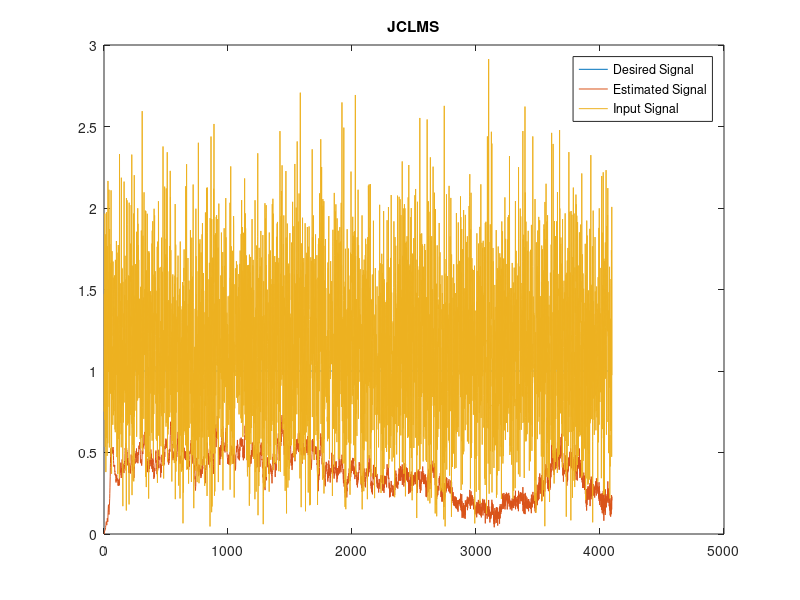

Recreate this plot in MATLAB.
%% JCLMS (Joint Complex Gradient Transversal Filter)

clear

% Constants (function input parameters)

SAMPLE_FREQUENCY = 1024;
SAMPLE_LENGTH = 4 * 1024;
FILTER_ORDER = 16;
ALPHA = 0.01;

% Input signal

fs = SAMPLE_FREQUENCY;
t = (0 : SAMPLE_LENGTH - 1)' / fs; % Time
s = exp(1j * 2 * pi * 50 * t); % Desired signal
noise = 0.5 * (randn(size(t)) + 1j * randn(size(t)));
x = s + noise; % Input signal
d = s; % Desired signal

p = FILTER_ORDER + 1;
N = length(x);

% Filter variables

alpha_JCLMS = ALPHA;
%mu = (2 * alpha_JCLMS) / ((p + 1) * E_e0(0));

E_e0 = 0; % Minimum forward prediction error

e_dp = []; % Error

h_k = []; % Filter coefficients
%a_ik = [] % Forward prediction (filter) coefficients
%b_ik = [] % Backward prediction (filter) coefficients

h_k = zeros(p, 2)';
T = conv(x(1 : p), conj(flipud(x(1 : p)))); % Autocorrelation of signal
epsilon_JCLMS = T(0 + 1);
E_e0 = epsilon_JCLMS * ones(1, 2)';
e_dp = zeros(1, 2)';
err = [];
y = [];

for n = 1 : 1 : N
	if n > p
		xx = x(n - p + 1 : n)';
		dd = d(n - p + 1 : n)';
	else
		xx = [zeros(p - n, 1); x(1 : n)]';
		dd = [zeros(p - n, 1); x(1 : n)]';
	end
	h_k(1 + 1, :) = h_k(0 + 1, :) - 2 * alpha_JCLMS / ((p - 1 + 1) * E_e0(0 + 1)) * e_dp(0 + 1) * conj(fliplr(xx));
	%for k = 1 : 1 : p
	%	h_k(1 + 1, k) = h_k(0 + 1, k) - 2 * alpha_JCLMS / ((p - 1 + 1) * E_e0(0 + 1)) * e_dp(0 + 1) * conj(xx(p - k + 1));
	%end
	e_dp(1 + 1) = d(n);
	for k = 1 : 1 : p
		e_dp(1 + 1) = e_dp(1 + 1) + h_k(1 + 1, k) * xx(p - k + 1);
	end
	E_e0(0 + 1) = E_e0(1 + 1);
	E_e0(1 + 1) = (1 - alpha_JCLMS) * E_e0(0 + 1) + alpha_JCLMS * abs(x(n)) ^ 2;
	h_k(0 + 1, :) = h_k(1 + 1, :);
	e_dp(0 + 1) = e_dp(1 + 1);
	err = [err; e_dp(0 + 1)];
	y = [y; -h_k(1 + 1, :) * flipud(xx')];
end

% Output

mse = mean(abs(err).^2);
fprintf('MSE = %f\n', mse);
figure_1 = figure;
plot(1 : N, abs(d), 1 : N, abs(y), 1 : N, abs(x));
legend('Desired Signal', 'Estimated Signal', 'Input Signal');
title('JCLMS');

%% JCGL (Joint Complex Gradient Lattice)

clear

% Constants (function input parameters)

SAMPLE_FREQUENCY = 1024;
SAMPLE_LENGTH = 1024;
FILTER_ORDER = 16;
ALPHA = 0.01;

% Input signal

fs = SAMPLE_FREQUENCY;
t = (0 : SAMPLE_LENGTH - 1)' / fs; % Time
s = exp(1j * 2 * pi * 50 * t); % Desired signal
noise = 0.5 * (randn(size(t)) + 1j * randn(size(t)));
x = s + noise; % Input signal
d = s; % Desired signal

p = FILTER_ORDER;
N = length(x);

% Filter variables

alpha_JCGL = ALPHA;

E_di = 0; % Minimum average squared error
E_ei = 0; % Minimum forward prediction error
E_ri = 0; % Minimum backward prediction error
delta_ei = 0; % Forward (prediction) discrepancy
delta_ri = 0; % Backward (prediction) discrepancy
K_ei = 0; % Forward weighting factor (reflection coefficient / partial correlation coefficient)
K_ri = 0; % Backward weighting factor (reflection coefficient / partial correlation coefficient)
K_di = 0; % Weighting factor

e_i = []; % i-th order forward prediction error sequence
r_i = []; % i-th ortder backward prediction error sequence
e_di = []; % Error

a_ik = []; % Forward prediction (filter) coefficients
b_ik = []; % Backward prediction (filter) coefficients

T = conv(x(1 : p), conj(flipud(x(1 : p)))); % Autocorrelation of signal
E_0 = T;
epsilon_JCGL = E_0(0 + 1);

%K_i = zeros(p, N + 2)';
K_i = zeros(p + 1, 2)'; % n - 1, n
%E_ri = epsilon_JCGL * ones(p, N + 2)';
E_ri = epsilon_JCGL * ones(p + 1, 3)'; % n - 2, n - 1, n
%E_ei = epsilon_JCGL * ones(p, N + 2)';
E_ei = epsilon_JCGL * ones(p + 1, 3)'; % n - 2, n - 1, n
e_i = zeros(p + 1, 1)';
r_i = zeros(p + 1, 2)';
K_di = zeros(p + 1, 1)';
e_di = zeros(p + 1, 1)';
a_ik = zeros(p + 1);
b_ik = zeros(p + 1);

for n = 1 + 2 : 1 : N + 1 + 2
	K_i(2, :) = K_i(2 - 1, :) - 2 * alpha_JCGL ./ (E_ri(3 - 2, :) + E_ei(2 - 1, :));
	%K_i(n, :) = K_i(n - 1, :) - 2 * alpha_JCGL ./ (E_ri(n - 2, :) + E_ei(n - 1, :));
	for i = 1 + 1 : 1 : p + 1
		e_i(i) = e_i(i - 1) + K_i(2, i) * r_i(2 - 1, i - 1);
		r_i(2, i) = r_i(2 - 1, i - 1) + conj(K_i(2, i - 1)) * e_i(i - 1);
		E_ri(3 - 1, i - 1) = (1 - alpha_JCGL) * E_ri(3 - 2, i - 1) + alpha_JCGL * abs(r_i(2 - 1, i - 1))^2;
		K_di(2, i) = K_di(2 - 1, i) - 2 * alpha_JCGL / (E_ri(2 - 1, i)) * e_di(2 - 1, i) * conj(r_i(2 - 1, i));
		e_di(i) = e_di(i - 1) + K_di(i) * r_i(2, i);
		for k = 1 : 1 : p
			a_ik(i, i) = K_i(2, i);
			if k < 1
				a_ik(i, k) = a_ik(i - 1, k) + K_i(2, i) * a_ik(i - k, i - 1);
			end
		end
		for k = 0 : 1 : p
			b_ik(k + 1) = conj(a_ik(i, p - k + 1));
		end
	end
end

% Output

mse = mean(abs(e_di).^2);

fprintf('MSE = %f\n', mse);

%% JCLSL (Joint Complex Least Squares Lattice)

clear

% Filter variables

gamma_i = []; % Gain factor
epsilon_JCLSL = 0.001;

E_di = 0; % Minimum average squared error
E_ei = 0; % Minimum forward prediction error
E_ri = 0; % Minimum backward prediction error
delta_ei = 0; % Forward (prediction) discrepancy
delta_ri = 0; % Backward (prediction) discrepancy
K_ei = 0; % Forward weighting factor (reflection coefficient / partial correlation coefficient)
K_ri = 0; % Backward weighting factor (reflection coefficient / partial correlation coefficient)
K_di = 0; % Weighting factor

e_i = []; % i-th order forward prediction error sequence
r_i = []; % i-th ortder backward prediction error sequence
e_di = []; % Error

a_ik = []; % Forward prediction (filter) coefficients
b_ik = []; % Backward prediction (filter) coefficients

	
